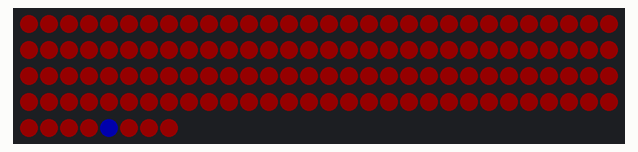
Recording of a sketch running on a simulated Arduino Uno, built with avr-gcc and run on an emulated ATmega328P. On the bench: 128 RGB LEDs in strip order, left to right, continuing on the next row. Dim RGB values are drawn brighter than linear; WiFi joins after 1.5 s; servers stay silent unless stated.

Above: at 37.5 s.

The sketch:

Lightshow.ino
```cpp
#include <SPI.h>         // needed for Arduino versions later than 0018
#include <Ethernet.h>
#include <EthernetUdp.h>         // UDP library from: bjoern@cs.stanford.edu 12/30/2008
#include <LPD8806.h>

#define IDLE 0
#define BEAT 1

#define RED 0
#define BLUE 1

// Enter a MAC address and IP address for your controller below.
// The IP address will be dependent on your local network:
byte mac[] = { 0xDE, 0xAD, 0xBE, 0xEF, 0xFE, 0xED };
IPAddress ip(172,16,101,122);

unsigned int localPort = 8888;      // local port to listen on

// buffers for receiving and sending data
char packetBuffer[UDP_TX_PACKET_MAX_SIZE]; //buffer to hold incoming packet,
char ReplyBuffer[] = "acknowledged";       // a string to send back

// An EthernetUDP instance to let us send and receive packets over UDP
EthernetUDP Udp;

// Number of RGB LEDs in strand:
int nLEDs = 128;

// Chose 2 pins for output; can be any valid output pins:
int dataPin  = 2;
int clockPin = 3;
LPD8806 strip = LPD8806(nLEDs, dataPin, clockPin);

int light_state = BLUE;
int led_iterator = 0;

void setup() {
  // start the Ethernet and UDP:
  Ethernet.begin(mac,ip);
  Udp.begin(localPort);
  strip.begin();

  Serial.begin(9600);
  // Update the strip, to start they are all 'off'
  for(int i=0; i < strip.numPixels();i++)
  {
      strip.setPixelColor(i,strip.Color(10,0,0));
  }
  strip.show();

}

void setLED(int led_iterator, int led_state) {
    switch( light_state ) {
      Serial.write(light_state);
      case RED:
        RedFlash(led_iterator, led_state);
        break;
      case BLUE:
        BlueFlash(led_iterator, led_state);
        break;
      default:
        break;
    }
}

void loop() {
  // if there's data available, read a packet
  int packetSize = Udp.parsePacket();
  if(packetSize)
  {
    // read the packet into packetBufffer
    Udp.read(packetBuffer,UDP_TX_PACKET_MAX_SIZE);
    String bufferInfo = String(packetBuffer);
    if (bufferInfo.indexOf("VERSE") != -1) {
      light_state = BLUE;
    } else if (bufferInfo.indexOf("DROP") != -1) {
      light_state = RED;
    }

    setLED(led_iterator, BEAT);
  }
  delay(10);
  setLED(led_iterator, IDLE);
  if (led_iterator < nLEDs) {
    led_iterator++;
  } else {
    led_iterator = 0;
  }
}

/////////////////////////////// Light Functions
void RedFlash(int ledIterator, int state) {
  if (state == BEAT) {
    for(int i = 0; i < strip.numPixels(); i++) {
      strip.setPixelColor(i,strip.Color(10,255,10));
    }
    strip.show();
  } else if (state == IDLE) {
    for(int i = 0; i < strip.numPixels(); i++) {
      strip.setPixelColor(i,strip.Color(ledIterator,0,255-ledIterator));
    }
    strip.show();
  }
}

void BlueFlash(int ledIterator, int state) {
  if (state == BEAT) {
    for(int i = 0; i < strip.numPixels(); i++) {
      strip.setPixelColor(i,strip.Color(0,25,10));
    }
    strip.show();
  } else if (state == IDLE) {
    for(int i = 0; i < strip.numPixels(); i++) {
      strip.setPixelColor(i,strip.Color(10,0,0));
    }
    strip.setPixelColor(ledIterator,strip.Color(0,0,25));
    strip.show();
  }
}
```
